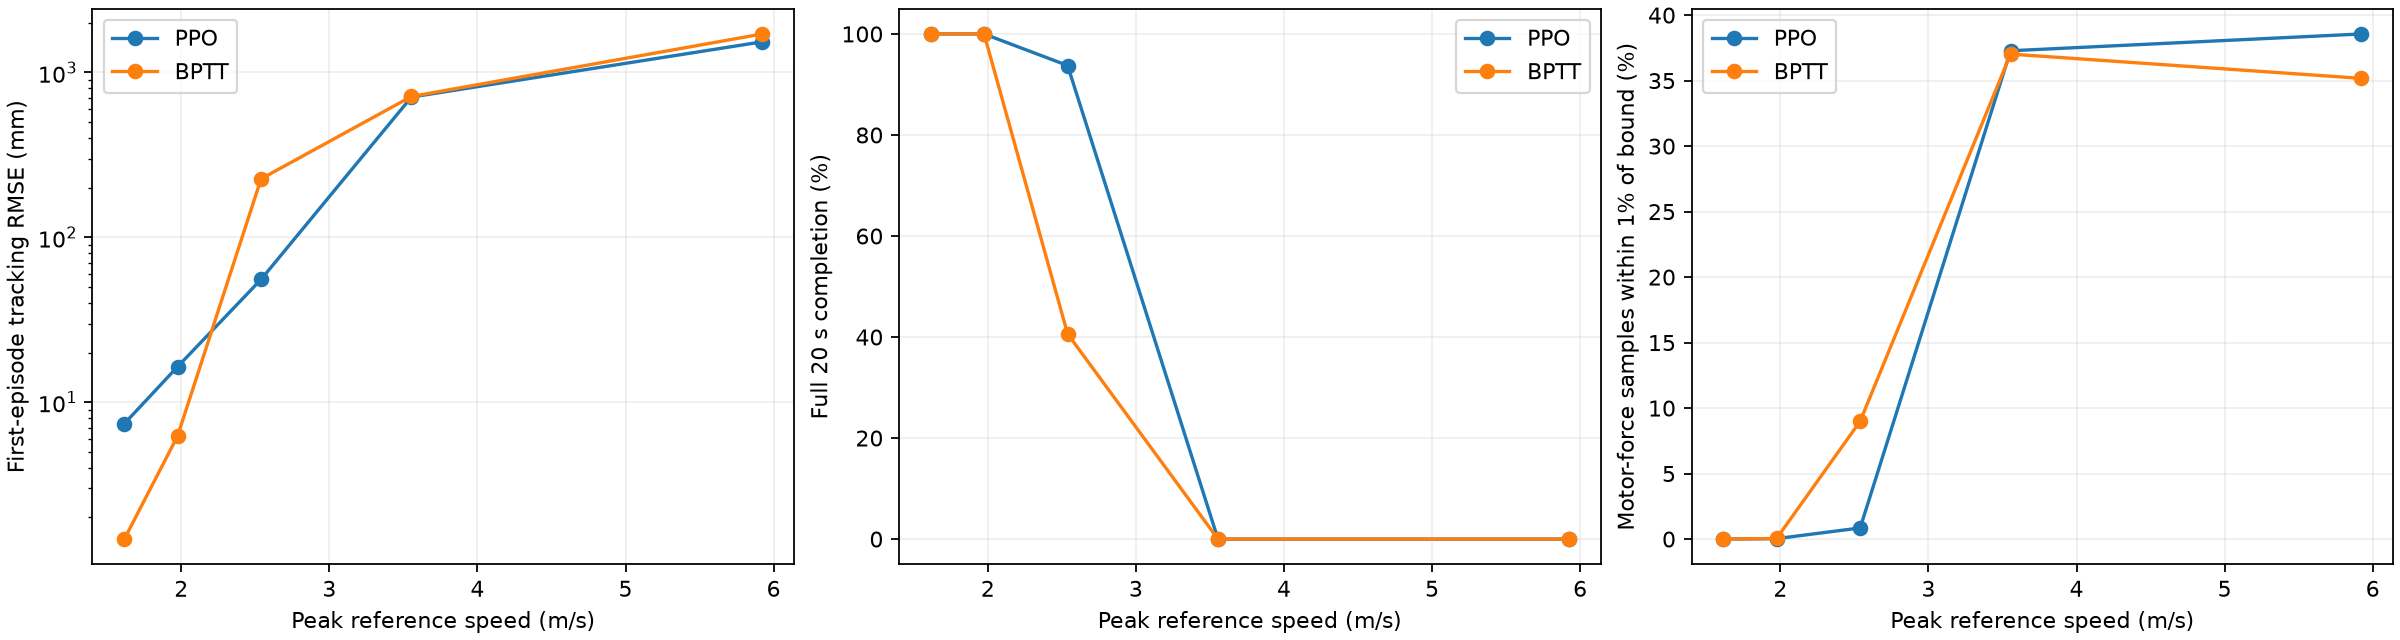

Generate this figure with Python:
"""Sweep target speed with two frozen, validation-selected 5.5 s Figure8 policies.

Only trajectory_time changes. Preview samples/spacing, model, physical parameters and
policy stay fixed.
Runs 64 worlds, seed12001, 20 seconds per period. No weights are selected on this test.
"""

from __future__ import annotations

import importlib
import json
import pickle
from pathlib import Path
from typing import Any

import jax
import jax.numpy as jp
import matplotlib.pyplot as plt
import numpy as np
import official_policy_20261015 as experiment
from official_report_20261015 import compact, verify

PERIODS = (5.5, 4.5, 3.5, 2.5, 1.5)
SEED = 12001


def rollout(env: Any, agent: Any) -> dict[str, np.ndarray]:
    """Record first episodes and policy-tick actuator saturation without autoreset contamination."""

    @jax.jit
    def execute(params: Any) -> Any:
        fresh, (obs, _) = env.reset(env, seed=SEED)

        def step(carry: Any, _: Any) -> Any:
            state, observation, active = carry
            action = agent.mean_action(params, observation)
            state, (observation, reward, terminated, truncated, _) = state.step(state, action)
            raw = state.unwrapped
            finite = jp.isfinite(raw.data.states.pos[:, 0]).all(axis=-1)
            valid = active & ~(terminated | truncated) & finite
            # ZeroYaw in the official wrapper fixes the yaw channel; it has no control authority.
            applied = action.at[..., 2].set(0.0)
            rpm = raw.data.controls.rotor_vel[:, 0]
            control_params = raw.data.controls.force_torque.params
            curve = control_params["rpm2thrust"]
            motor_force = curve[..., 0] + curve[..., 1] * rpm + curve[..., 2] * rpm**2
            minimum, maximum = control_params["thrust_min"], control_params["thrust_max"]
            margin = 0.01 * (maximum - minimum)
            motor_saturated = (motor_force <= minimum + margin) | (motor_force >= maximum - margin)
            sample = (
                raw.data.states.pos[:, 0],
                raw.target_pos,
                applied,
                valid,
                active & (terminated | ~finite),
                active & truncated,
                reward,
                jp.zeros_like(active),
                raw.data.states.vel[:, 0],
                raw.data.states.quat[:, 0],
                motor_force,
                motor_saturated,
            )
            return (state, observation, valid), sample

        _, data = jax.lax.scan(step, (fresh, obs, jp.ones(64, dtype=bool)), xs=None, length=1000)
        return data

    result = jax.tree.map(np.asarray, execute(agent.actor_states.params))
    env.close()
    keys = (
        "pos",
        "target",
        "action",
        "active",
        "terminated",
        "truncated",
        "reward",
        "success",
        "vel",
        "quat",
        "motor_force",
        "motor_saturated",
    )
    return dict(zip(keys, result))


def reference_peaks(period: float) -> dict[str, float]:
    """Evaluate the official analytic trajectory derivatives on a dense complete-cycle grid."""
    trajectories = importlib.import_module("crazyflow_experiments.control.trajectories")
    curve = trajectories.Figure8(
        scaling=jp.array([2.0, 0.0, 1.0]),
        cycle_time=period,
        duration=period,
        origin=jp.array([0.0, 0.0, 1.25]),
        axes="xzy",
    )
    times = jp.linspace(0.0, period, 10001)
    velocity, acceleration = np.asarray(curve.vel(times)), np.asarray(curve.acc(times))
    return {
        "reference_peak_speed_mps": float(np.linalg.norm(velocity, axis=-1).max()),
        "reference_peak_acceleration_mps2": float(np.linalg.norm(acceleration, axis=-1).max()),
        "reference_derivative_grid_samples": len(times),
    }


def main() -> None:
    """Evaluate fixed checkpoints at five periods, keeping every success and failure."""
    experiment.bootstrap(Path("/tmp/crazyflow_experiments"))
    selected = json.loads(
        (experiment.ASSETS / "official_policy_20261015_selected.json").read_text()
    )
    results = {}
    for algorithm in ("ppo", "bptt"):
        record = selected[f"{algorithm}_fast"]
        module = importlib.import_module(f"crazyflow_experiments.figure8.train_{algorithm}")
        ppo = importlib.import_module("crazyflow_experiments.figure8.train_ppo")
        training_args = module.Args(**record["config"])
        config = module.reward_coefs(training_args)
        group = []
        for period in PERIODS:
            print(f"Speed sweep {algorithm.upper()} T={period}s", flush=True)
            saved_path = (
                experiment.ASSETS / f"official_speed_sweep_20261015_{algorithm}_T{period:g}s.json"
            )
            if saved_path.exists():
                existing = json.loads(saved_path.read_text())
                if existing["checkpoint_sha256"] != record["checkpoint_sha256"]:
                    raise ValueError("Saved speed result belongs to another checkpoint")
                group.append(existing)
                continue
            coefs = {**config, "trajectory_time": period}
            env = ppo.make_jitted_envs(
                64,
                coefs,
                training_args.jax_device,
                reset_rotor=True,
                reset_random=False,
                dr_scale=0.0,
            )
            model_path = experiment.ROOT / record["checkpoint"]
            if algorithm == "ppo":
                agent = module.load_agent(training_args, env, model_path)
            else:
                agent = module.Agent.create(
                    key=jax.random.PRNGKey(0),
                    obs_dim=env.single_observation_space.shape[0],
                    act_dim=env.single_action_space.shape[0],
                    hidden_size=training_args.hidden_size,
                    init_logstd=training_args.init_logstd,
                )
                payload = pickle.loads(model_path.read_bytes())
                agent = agent.replace(
                    actor_states=agent.actor_states.replace(params=payload["actor"])
                )
            agent = jax.device_put(agent, jax.devices(training_args.jax_device)[0])
            initial, _ = env.reset(env, seed=SEED)
            initial_state = {
                "initial_pos": np.asarray(initial.unwrapped.data.states.pos),
                "initial_vel": np.asarray(initial.unwrapped.data.states.vel),
                "initial_quat": np.asarray(initial.unwrapped.data.states.quat),
                "initial_reference": np.asarray(initial.unwrapped.target_pos),
            }
            raw = rollout(env, agent)
            metric = experiment.metrics(raw, 50)
            active = raw["active"]
            valid_actions = active[..., None]
            effective_action = raw["action"][..., [0, 1, 3]]
            saturation = np.abs(effective_action) >= 0.99
            fraction = (saturation & valid_actions).sum() / max(active.sum() * 3, 1)
            actuator_fraction = (raw["motor_saturated"] & valid_actions).sum() / max(
                active.sum() * 4, 1
            )
            peak_actions = np.max(np.where(valid_actions, np.abs(raw["action"]), 0), axis=(0, 1))
            metric |= reference_peaks(period) | {
                "algorithm": algorithm,
                "trajectory_time": period,
                "seed": SEED,
                "checkpoint": record["checkpoint"],
                "checkpoint_sha256": record["checkpoint_sha256"],
                "training_actual_transitions": record["actual_transitions"],
                "training_trajectory_time": training_args.trajectory_time,
                "n_samples_unchanged": training_args.n_samples,
                "samples_dt_unchanged": training_args.samples_dt,
                "preview_horizon_seconds": (training_args.n_samples - 1) * training_args.samples_dt,
                "physics": "nominal first_principles",
                "drone": "cf21B_500",
                "normalized_effective_action_saturation_rate": float(fraction),
                "normalized_action_abs_max_per_axis_rpyt": peak_actions.tolist(),
                "policy_tick_motor_force_near_bound_rate": float(actuator_fraction),
                "worlds_touching_floor_rate": float(
                    ((raw["pos"][..., 2] <= 0.025) & active).any(axis=0).mean()
                ),
            }
            stem = f"official_speed_sweep_20261015_{algorithm}_T{period:g}s"
            raw_path = experiment.ASSETS / f"{stem}.npz"
            np.savez_compressed(raw_path, **raw)
            compact(raw_path, 50)
            verify(raw_path, metric)
            with np.load(raw_path) as data:
                reduced = {k: data[k] for k in data.files}
            np.savez_compressed(
                raw_path,
                **reduced,
                **initial_state,
                full_effective_action_saturated=saturation,
                full_motor_force_near_bound=raw["motor_saturated"],
                motor_force_world0=raw["motor_force"][:, :1],
            )
            experiment.write_json(experiment.ASSETS / f"{stem}.json", metric)
            group.append(metric)
            print(
                json.dumps({k: v for k, v in metric.items() if k != "per_world_rmse_m"}), flush=True
            )
        results[algorithm] = group
        experiment.write_json(
            experiment.ASSETS / "official_speed_sweep_20261015_results.json", results
        )

    figure, axes = plt.subplots(1, 3, figsize=(15, 4), constrained_layout=True)
    for algorithm, group in results.items():
        x = [m["reference_peak_speed_mps"] for m in group]
        axes[0].plot(x, [m["tracking_rmse_m"] * 1000 for m in group], "o-", label=algorithm.upper())
        axes[1].plot(
            x,
            [m["full_horizon_completion_rate"] * 100 for m in group],
            "o-",
            label=algorithm.upper(),
        )
        axes[2].plot(
            x,
            [m["policy_tick_motor_force_near_bound_rate"] * 100 for m in group],
            "o-",
            label=algorithm.upper(),
        )
    for ax in axes:
        ax.set_xlabel("Peak reference speed (m/s)")
        ax.grid(alpha=0.2)
        ax.legend()
    axes[0].set(ylabel="First-episode tracking RMSE (mm)", yscale="log")
    axes[1].set_ylabel("Full 20 s completion (%)")
    axes[2].set_ylabel("Motor-force samples within 1% of bound (%)")
    figure.savefig(experiment.ASSETS / "official_speed_sweep_20261015.png", dpi=160)
    plt.close(figure)

    text = """# 2026-10-15 名义动力学下的冻结策略速度扫描

仅测试已用独立validation seed9001选出的 PPO/BPTT 5.5s checkpoint，
不重新训练、不按本扫描挑权重。所有场景为原始 cf21B_500、名义first_principles参数，
每项64world、固定新test seed12001、评估20s、控制50Hz/物理500Hz。
只把官方周期参考的 trajectory_time 改成5.5/4.5/3.5/2.5/1.5s，
保持actor、n_samples、samples_dt、动作范围和preview不变。初始位置/速度按新参考正确初始化，
本扫描不替代另外的真正初速/姿态扰动测试。

峰值参考速度/加速度来自官方 Figure8.vel/acc 解析导数，对完整一周期取10001点网格峰值。
策略动作饱和=有效首episode样本中 roll/pitch/thrust 三个归一化输出 |a|≥0.99 的比例；
yaw由官方ZeroYaw固定为0，不混入分母。另记录每个控制tick最后一个物理子步的四电机
命令推力位于控制器thrust_min/max的1%范围内的比例，作为实际分配器接近限幅的指标；
这不是全部500Hz子步的计数。近地world定义为有效样本中任意高度≤2.5cm，
只是高度代理，不是MuJoCo几何接触查询。失败后的autoreset动作不计入。

| Model | T s | vmax | amax | RMSE mm | 20s | <5cm | Action sat. | Motor sat. | Near floor |
|---|---:|---:|---:|---:|---:|---:|---:|---:|---:|
"""
    for algorithm, group in results.items():
        for metric in group:
            text += (
                f"| {algorithm.upper()} | {metric['trajectory_time']:g} | "
                f"{metric['reference_peak_speed_mps']:.3f} | "
                f"{metric['reference_peak_acceleration_mps2']:.3f} | "
                f"{metric['tracking_rmse_m'] * 1000:.2f} | "
                f"{metric['full_horizon_completion_rate']:.2%} | "
                f"{metric['success_rate_rmse_5cm']:.2%} | "
                f"{metric['normalized_effective_action_saturation_rate']:.2%} | "
                f"{metric['policy_tick_motor_force_near_bound_rate']:.2%} | "
                f"{metric['worlds_touching_floor_rate']:.2%} |\n"
            )
    text += """
[最快64/64精度通过的PPO 4.5s实际回放](official_speed_sweep_20261015_ppo_T4.5s.mp4)
与 [同权重2.5s失败边界](official_speed_sweep_20261015_ppo_T2.5s.mp4)
固定seed12001/world0，字幕明确 trained5.5s/test4.5s 或 test2.5s，保持原验证集选出的
checkpoint。回放与扫描原始world0的最大位置差分别0.071/0.043mm。

~~~bash
MUJOCO_GL=egl python usage_assets/official_replay_20261015.py \
  --checkpoint trained_models/official_ppo_5_5s_budget2_20261015_seed44.ckpt \
  --trajectory-time 4.5
MUJOCO_GL=egl python usage_assets/official_replay_20261015.py \
  --checkpoint trained_models/official_ppo_5_5s_budget2_20261015_seed44.ckpt \
  --trajectory-time 2.5
~~~

![名义物理参数下的速度扫描](official_speed_sweep_20261015.png)

所有world和失败均保留。RMSE基于首episode终止前有效样本，提前失败会缩短样本时长；
需同时看完整20s、<5cm成功率和近地比例。本扫描测量的是两套固定5.5s策略在新速度参考下的
泛化边界，不能等同于专门重训后的能力或该机型的绝对物理速度极限。

复现：python usage_assets/official_speed_sweep_20261015.py。
JSON保存固定checkpoint SHA、preview参数、逐轴动作峰值、每world误差和全统计。
NPZ保存全world逐step误差/mask/动作与电机饱和bool、全部初始真值，以及world0实际位置、
参考、速度、姿态、动作和电机推力。无动力学随机化，因此不含DR1.0不物理惯量组合。
"""
    (experiment.ASSETS / "official_speed_sweep_20261015_results.md").write_text(text)


if __name__ == "__main__":
    main()
